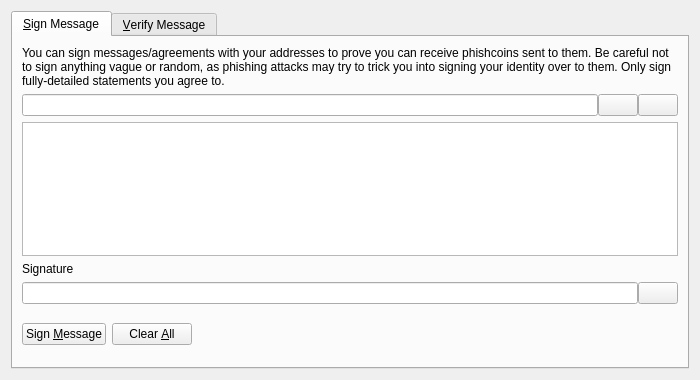
<?xml version="1.0" encoding="UTF-8"?>
<ui version="4.0">
 <class>SignVerifyMessageDialog</class>
 <widget class="QDialog" name="SignVerifyMessageDialog">
  <property name="geometry">
   <rect>
    <x>0</x>
    <y>0</y>
    <width>700</width>
    <height>380</height>
   </rect>
  </property>
  <property name="windowTitle">
   <string>Signatures - Sign / Verify a Message</string>
  </property>
  <property name="modal">
   <bool>true</bool>
  </property>
  <layout class="QVBoxLayout" name="verticalLayout">
   <item>
    <widget class="QTabWidget" name="tabWidget">
     <property name="currentIndex">
      <number>0</number>
     </property>
     <widget class="QWidget" name="tabSignMessage">
      <attribute name="title">
       <string>&amp;Sign Message</string>
      </attribute>
      <layout class="QVBoxLayout" name="verticalLayout_SM">
       <item>
        <widget class="QLabel" name="infoLabel_SM">
         <property name="text">
          <string>You can sign messages/agreements with your addresses to prove you can receive phishcoins sent to them. Be careful not to sign anything vague or random, as phishing attacks may try to trick you into signing your identity over to them. Only sign fully-detailed statements you agree to.</string>
         </property>
         <property name="textFormat">
          <enum>Qt::PlainText</enum>
         </property>
         <property name="wordWrap">
          <bool>true</bool>
         </property>
        </widget>
       </item>
       <item>
        <layout class="QHBoxLayout" name="horizontalLayout_1_SM">
         <property name="spacing">
          <number>0</number>
         </property>
         <item>
          <widget class="QValidatedLineEdit" name="addressIn_SM">
           <property name="toolTip">
            <string>The Phishcoin address to sign the message with</string>
           </property>
          </widget>
         </item>
         <item>
          <widget class="QPushButton" name="addressBookButton_SM">
           <property name="toolTip">
            <string>Choose previously used address</string>
           </property>
           <property name="text">
            <string/>
           </property>
           <property name="icon">
            <iconset resource="../bitcoin.qrc">
             <normaloff>:/icons/address-book</normaloff>:/icons/address-book</iconset>
           </property>
           <property name="shortcut">
            <string>Alt+A</string>
           </property>
           <property name="autoDefault">
            <bool>false</bool>
           </property>
          </widget>
         </item>
         <item>
          <widget class="QPushButton" name="pasteButton_SM">
           <property name="toolTip">
            <string>Paste address from clipboard</string>
           </property>
           <property name="text">
            <string/>
           </property>
           <property name="icon">
            <iconset resource="../bitcoin.qrc">
             <normaloff>:/icons/editpaste</normaloff>:/icons/editpaste</iconset>
           </property>
           <property name="shortcut">
            <string>Alt+P</string>
           </property>
           <property name="autoDefault">
            <bool>false</bool>
           </property>
          </widget>
         </item>
        </layout>
       </item>
       <item>
        <widget class="QPlainTextEdit" name="messageIn_SM">
         <property name="toolTip">
          <string>Enter the message you want to sign here</string>
         </property>
        </widget>
       </item>
       <item>
        <widget class="QLabel" name="signatureLabel_SM">
         <property name="text">
          <string>Signature</string>
         </property>
         <property name="textFormat">
          <enum>Qt::PlainText</enum>
         </property>
        </widget>
       </item>
       <item>
        <layout class="QHBoxLayout" name="horizontalLayout_2_SM">
         <property name="spacing">
          <number>0</number>
         </property>
         <item>
          <widget class="QLineEdit" name="signatureOut_SM">
           <property name="font">
            <font>
             <italic>true</italic>
            </font>
           </property>
           <property name="readOnly">
            <bool>true</bool>
           </property>
          </widget>
         </item>
         <item>
          <widget class="QPushButton" name="copySignatureButton_SM">
           <property name="toolTip">
            <string>Copy the current signature to the system clipboard</string>
           </property>
           <property name="text">
            <string/>
           </property>
           <property name="icon">
            <iconset resource="../bitcoin.qrc">
             <normaloff>:/icons/editcopy</normaloff>:/icons/editcopy</iconset>
           </property>
           <property name="autoDefault">
            <bool>false</bool>
           </property>
          </widget>
         </item>
        </layout>
       </item>
       <item>
        <layout class="QHBoxLayout" name="horizontalLayout_3_SM">
         <item>
          <widget class="QPushButton" name="signMessageButton_SM">
           <property name="toolTip">
            <string>Sign the message to prove you own this Phishcoin address</string>
           </property>
           <property name="text">
            <string>Sign &amp;Message</string>
           </property>
           <property name="icon">
            <iconset resource="../bitcoin.qrc">
             <normaloff>:/icons/edit</normaloff>:/icons/edit</iconset>
           </property>
           <property name="autoDefault">
            <bool>false</bool>
           </property>
          </widget>
         </item>
         <item>
          <widget class="QPushButton" name="clearButton_SM">
           <property name="toolTip">
            <string>Reset all sign message fields</string>
           </property>
           <property name="text">
            <string>Clear &amp;All</string>
           </property>
           <property name="icon">
            <iconset resource="../bitcoin.qrc">
             <normaloff>:/icons/remove</normaloff>:/icons/remove</iconset>
           </property>
           <property name="autoDefault">
            <bool>false</bool>
           </property>
          </widget>
         </item>
         <item>
          <spacer name="horizontalSpacer_1_SM">
           <property name="orientation">
            <enum>Qt::Horizontal</enum>
           </property>
           <property name="sizeHint" stdset="0">
            <size>
             <width>40</width>
             <height>48</height>
            </size>
           </property>
          </spacer>
         </item>
         <item>
          <widget class="QLabel" name="statusLabel_SM">
           <property name="font">
            <font>
             <weight>75</weight>
             <bold>true</bold>
            </font>
           </property>
           <property name="text">
            <string/>
           </property>
           <property name="wordWrap">
            <bool>true</bool>
           </property>
          </widget>
         </item>
         <item>
          <spacer name="horizontalSpacer_2_SM">
           <property name="orientation">
            <enum>Qt::Horizontal</enum>
           </property>
           <property name="sizeHint" stdset="0">
            <size>
             <width>40</width>
             <height>48</height>
            </size>
           </property>
          </spacer>
         </item>
        </layout>
       </item>
      </layout>
     </widget>
     <widget class="QWidget" name="tabVerifyMessage">
      <attribute name="title">
       <string>&amp;Verify Message</string>
      </attribute>
      <layout class="QVBoxLayout" name="verticalLayout_VM">
       <item>
        <widget class="QLabel" name="infoLabel_VM">
         <property name="text">
          <string>Enter the receiver's address, message (ensure you copy line breaks, spaces, tabs, etc. exactly) and signature below to verify the message. Be careful not to read more into the signature than what is in the signed message itself, to avoid being tricked by a man-in-the-middle attack. Note that this only proves the signing party receives with the address, it cannot prove sendership of any transaction!</string>
         </property>
         <property name="textFormat">
          <enum>Qt::PlainText</enum>
         </property>
         <property name="alignment">
          <set>Qt::AlignLeading|Qt::AlignLeft|Qt::AlignTop</set>
         </property>
         <property name="wordWrap">
          <bool>true</bool>
         </property>
        </widget>
       </item>
       <item>
        <layout class="QHBoxLayout" name="horizontalLayout_1_VM">
         <property name="spacing">
          <number>0</number>
         </property>
         <item>
          <widget class="QValidatedLineEdit" name="addressIn_VM">
           <property name="toolTip">
            <string>The Phishcoin address the message was signed with</string>
           </property>
          </widget>
         </item>
         <item>
          <widget class="QPushButton" name="addressBookButton_VM">
           <property name="toolTip">
            <string>Choose previously used address</string>
           </property>
           <property name="text">
            <string/>
           </property>
           <property name="icon">
            <iconset resource="../bitcoin.qrc">
             <normaloff>:/icons/address-book</normaloff>:/icons/address-book</iconset>
           </property>
           <property name="shortcut">
            <string>Alt+A</string>
           </property>
           <property name="autoDefault">
            <bool>false</bool>
           </property>
          </widget>
         </item>
        </layout>
       </item>
       <item>
        <widget class="QPlainTextEdit" name="messageIn_VM"/>
       </item>
       <item>
        <widget class="QValidatedLineEdit" name="signatureIn_VM"/>
       </item>
       <item>
        <layout class="QHBoxLayout" name="horizontalLayout_2_VM">
         <item>
          <widget class="QPushButton" name="verifyMessageButton_VM">
           <property name="toolTip">
            <string>Verify the message to ensure it was signed with the specified Phishcoin address</string>
           </property>
           <property name="text">
            <string>Verify &amp;Message</string>
           </property>
           <property name="icon">
            <iconset resource="../bitcoin.qrc">
             <normaloff>:/icons/transaction_0</normaloff>:/icons/transaction_0</iconset>
           </property>
           <property name="autoDefault">
            <bool>false</bool>
           </property>
          </widget>
         </item>
         <item>
          <widget class="QPushButton" name="clearButton_VM">
           <property name="toolTip">
            <string>Reset all verify message fields</string>
           </property>
           <property name="text">
            <string>Clear &amp;All</string>
           </property>
           <property name="icon">
            <iconset resource="../bitcoin.qrc">
             <normaloff>:/icons/remove</normaloff>:/icons/remove</iconset>
           </property>
           <property name="autoDefault">
            <bool>false</bool>
           </property>
          </widget>
         </item>
         <item>
          <spacer name="horizontalSpacer_1_VM">
           <property name="orientation">
            <enum>Qt::Horizontal</enum>
           </property>
           <property name="sizeHint" stdset="0">
            <size>
             <width>40</width>
             <height>48</height>
            </size>
           </property>
          </spacer>
         </item>
         <item>
          <widget class="QLabel" name="statusLabel_VM">
           <property name="font">
            <font>
             <weight>75</weight>
             <bold>true</bold>
            </font>
           </property>
           <property name="text">
            <string/>
           </property>
           <property name="wordWrap">
            <bool>true</bool>
           </property>
          </widget>
         </item>
         <item>
          <spacer name="horizontalSpacer_2_VM">
           <property name="orientation">
            <enum>Qt::Horizontal</enum>
           </property>
           <property name="sizeHint" stdset="0">
            <size>
             <width>40</width>
             <height>48</height>
            </size>
           </property>
          </spacer>
         </item>
        </layout>
       </item>
      </layout>
     </widget>
    </widget>
   </item>
  </layout>
 </widget>
 <customwidgets>
  <customwidget>
   <class>QValidatedLineEdit</class>
   <extends>QLineEdit</extends>
   <header>qt/qvalidatedlineedit.h</header>
  </customwidget>
 </customwidgets>
 <resources>
  <include location="../bitcoin.qrc"/>
 </resources>
 <connections/>
</ui>
